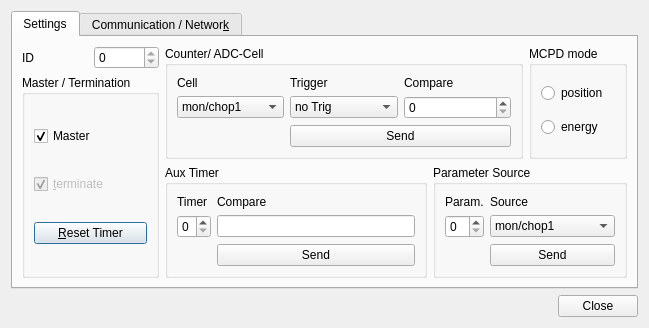
<?xml version="1.0" encoding="UTF-8"?>
<ui version="4.0">
 <class>MCPDSetup</class>
 <widget class="QDialog" name="MCPDSetup">
  <property name="geometry">
   <rect>
    <x>0</x>
    <y>0</y>
    <width>613</width>
    <height>321</height>
   </rect>
  </property>
  <property name="windowTitle">
   <string>MCPDSetup</string>
  </property>
  <layout class="QGridLayout" name="gridLayout_4">
   <item row="0" column="0">
    <widget class="QTabWidget" name="tabWidget">
     <property name="currentIndex">
      <number>0</number>
     </property>
     <widget class="QWidget" name="tab">
      <attribute name="title">
       <string>Settings</string>
      </attribute>
      <layout class="QGridLayout" name="gridLayout">
       <item row="0" column="0" rowspan="2">
        <layout class="QVBoxLayout" name="verticalLayout">
         <item>
          <layout class="QHBoxLayout" name="horizontalLayout">
           <item>
            <widget class="QLabel" name="textLabel1_5_2">
             <property name="text">
              <string>ID</string>
             </property>
             <property name="wordWrap">
              <bool>false</bool>
             </property>
            </widget>
           </item>
           <item>
            <widget class="MCPDSpinBox" name="mcpdId">
             <property name="enabled">
              <bool>true</bool>
             </property>
             <property name="toolTip">
              <string>MCPD-ID to address </string>
             </property>
             <property name="maximum">
              <number>0</number>
             </property>
            </widget>
           </item>
          </layout>
         </item>
         <item>
          <widget class="QGroupBox" name="groupBox30">
           <property name="toolTip">
            <string/>
           </property>
           <property name="title">
            <string>Master / Termination</string>
           </property>
           <layout class="QGridLayout" name="_8">
            <item row="0" column="0">
             <widget class="QCheckBox" name="master">
              <property name="text">
               <string>Master</string>
              </property>
              <property name="shortcut">
               <string/>
              </property>
              <property name="checked">
               <bool>true</bool>
              </property>
             </widget>
            </item>
            <item row="2" column="0">
             <widget class="QPushButton" name="resetTimer">
              <property name="toolTip">
               <string>reset master clock</string>
              </property>
              <property name="text">
               <string>&amp;Reset Timer</string>
              </property>
              <property name="shortcut">
               <string>Alt+R</string>
              </property>
             </widget>
            </item>
            <item row="1" column="0">
             <widget class="QCheckBox" name="terminate">
              <property name="enabled">
               <bool>false</bool>
              </property>
              <property name="text">
               <string>&amp;terminate</string>
              </property>
              <property name="shortcut">
               <string>Alt+T</string>
              </property>
              <property name="checked">
               <bool>true</bool>
              </property>
             </widget>
            </item>
           </layout>
          </widget>
         </item>
        </layout>
       </item>
       <item row="0" column="1" colspan="2">
        <widget class="QGroupBox" name="groupBox9">
         <property name="toolTip">
          <string/>
         </property>
         <property name="title">
          <string>Counter/ ADC-Cell</string>
         </property>
         <layout class="QGridLayout" name="_5">
          <item row="0" column="1">
           <widget class="QLabel" name="textLabel1_7_3">
            <property name="text">
             <string>Trigger</string>
            </property>
            <property name="wordWrap">
             <bool>false</bool>
            </property>
           </widget>
          </item>
          <item row="0" column="2">
           <widget class="QLabel" name="textLabel1_7_2">
            <property name="text">
             <string>Compare</string>
            </property>
            <property name="wordWrap">
             <bool>false</bool>
            </property>
           </widget>
          </item>
          <item row="2" column="1" colspan="2">
           <widget class="QPushButton" name="sendCellButton">
            <property name="toolTip">
             <string>send cell data</string>
            </property>
            <property name="text">
             <string>Send</string>
            </property>
           </widget>
          </item>
          <item row="0" column="0">
           <widget class="QLabel" name="textLabel1_7">
            <property name="text">
             <string>Cell</string>
            </property>
            <property name="wordWrap">
             <bool>false</bool>
            </property>
           </widget>
          </item>
          <item row="1" column="0" colspan="3">
           <layout class="QHBoxLayout" name="_6">
            <item>
             <widget class="QComboBox" name="cellSource">
              <property name="toolTip">
               <string>Select counter / ADC cell</string>
              </property>
              <item>
               <property name="text">
                <string>mon/chop1</string>
               </property>
              </item>
              <item>
               <property name="text">
                <string>mon/chop2</string>
               </property>
              </item>
              <item>
               <property name="text">
                <string>mon/chop3</string>
               </property>
              </item>
              <item>
               <property name="text">
                <string>mon/chop4</string>
               </property>
              </item>
              <item>
               <property name="text">
                <string>digInput1</string>
               </property>
              </item>
              <item>
               <property name="text">
                <string>digInput2</string>
               </property>
              </item>
              <item>
               <property name="text">
                <string>ADC1</string>
               </property>
              </item>
              <item>
               <property name="text">
                <string>ADC2</string>
               </property>
              </item>
             </widget>
            </item>
            <item>
             <widget class="QComboBox" name="cellTrigger">
              <property name="toolTip">
               <string>Select trigger for cell</string>
              </property>
              <item>
               <property name="text">
                <string>no Trig</string>
               </property>
              </item>
              <item>
               <property name="text">
                <string>auxTimer1</string>
               </property>
              </item>
              <item>
               <property name="text">
                <string>auxTimer2</string>
               </property>
              </item>
              <item>
               <property name="text">
                <string>auxTimer3</string>
               </property>
              </item>
              <item>
               <property name="text">
                <string>auxTimer4</string>
               </property>
              </item>
              <item>
               <property name="text">
                <string>digInput1</string>
               </property>
              </item>
              <item>
               <property name="text">
                <string>digInput2</string>
               </property>
              </item>
              <item>
               <property name="text">
                <string>compareReg</string>
               </property>
              </item>
             </widget>
            </item>
            <item>
             <widget class="QSpinBox" name="cellCompare">
              <property name="toolTip">
               <string>Define compare source for cell</string>
              </property>
              <property name="maximum">
               <number>22</number>
              </property>
             </widget>
            </item>
           </layout>
          </item>
         </layout>
        </widget>
       </item>
       <item row="0" column="3">
        <widget class="QGroupBox" name="mcpdModeGroup">
         <property name="title">
          <string>MCPD mode</string>
         </property>
         <layout class="QGridLayout" name="_3">
          <item row="0" column="0">
           <widget class="QRadioButton" name="radioButton23">
            <property name="text">
             <string>position</string>
            </property>
           </widget>
          </item>
          <item row="1" column="0">
           <widget class="QRadioButton" name="radioButton24">
            <property name="text">
             <string>energy</string>
            </property>
           </widget>
          </item>
         </layout>
        </widget>
       </item>
       <item row="1" column="1">
        <widget class="QGroupBox" name="groupBox9_2">
         <property name="toolTip">
          <string/>
         </property>
         <property name="title">
          <string>Aux Timer</string>
         </property>
         <layout class="QGridLayout" name="_4">
          <item row="0" column="0">
           <widget class="QLabel" name="textLabel1_7_4">
            <property name="text">
             <string>Timer</string>
            </property>
            <property name="wordWrap">
             <bool>false</bool>
            </property>
           </widget>
          </item>
          <item row="0" column="1">
           <widget class="QLabel" name="textLabel1_7_3_2">
            <property name="text">
             <string>Compare</string>
            </property>
            <property name="wordWrap">
             <bool>false</bool>
            </property>
           </widget>
          </item>
          <item row="1" column="0">
           <widget class="QSpinBox" name="timer">
            <property name="toolTip">
             <string>select timer number</string>
            </property>
            <property name="maximum">
             <number>3</number>
            </property>
           </widget>
          </item>
          <item row="1" column="1">
           <widget class="QLineEdit" name="compareAux">
            <property name="toolTip">
             <string>define compare value</string>
            </property>
           </widget>
          </item>
          <item row="2" column="1">
           <widget class="QPushButton" name="sendAux">
            <property name="toolTip">
             <string>send timer setting</string>
            </property>
            <property name="text">
             <string>Send</string>
            </property>
           </widget>
          </item>
         </layout>
        </widget>
       </item>
       <item row="1" column="2" colspan="2">
        <widget class="QGroupBox" name="groupBox9_2_2">
         <property name="toolTip">
          <string/>
         </property>
         <property name="title">
          <string>Parameter Source</string>
         </property>
         <layout class="QGridLayout" name="_2">
          <item row="0" column="1">
           <widget class="QLabel" name="textLabel1_7_4_2_2">
            <property name="text">
             <string>Source</string>
            </property>
            <property name="wordWrap">
             <bool>false</bool>
            </property>
           </widget>
          </item>
          <item row="0" column="0">
           <widget class="QLabel" name="textLabel1_7_4_2">
            <property name="text">
             <string>Param.</string>
            </property>
            <property name="wordWrap">
             <bool>false</bool>
            </property>
           </widget>
          </item>
          <item row="1" column="1">
           <widget class="QComboBox" name="paramSource">
            <property name="toolTip">
             <string>select parameter source</string>
            </property>
            <item>
             <property name="text">
              <string>mon/chop1</string>
             </property>
            </item>
            <item>
             <property name="text">
              <string>mon/chop2</string>
             </property>
            </item>
            <item>
             <property name="text">
              <string>mon/chop3</string>
             </property>
            </item>
            <item>
             <property name="text">
              <string>mon/chop4</string>
             </property>
            </item>
            <item>
             <property name="text">
              <string>digInput1</string>
             </property>
            </item>
            <item>
             <property name="text">
              <string>digInput2</string>
             </property>
            </item>
            <item>
             <property name="text">
              <string>ADC1,2, DigIn1,2</string>
             </property>
            </item>
            <item>
             <property name="text">
              <string>event counter</string>
             </property>
            </item>
            <item>
             <property name="text">
              <string>master clock</string>
             </property>
            </item>
           </widget>
          </item>
          <item row="1" column="0">
           <widget class="QSpinBox" name="param">
            <property name="toolTip">
             <string>select parameter number</string>
            </property>
            <property name="maximum">
             <number>3</number>
            </property>
           </widget>
          </item>
          <item row="2" column="1">
           <widget class="QPushButton" name="sendParam">
            <property name="toolTip">
             <string>send parameter settings for selected parameter</string>
            </property>
            <property name="text">
             <string>Send</string>
            </property>
           </widget>
          </item>
         </layout>
        </widget>
       </item>
      </layout>
     </widget>
     <widget class="QWidget" name="tab_2">
      <attribute name="title">
       <string>Communication / Networ&amp;k</string>
      </attribute>
      <layout class="QGridLayout" name="gridLayout_2">
       <item row="0" column="0">
        <widget class="QGroupBox" name="groupBox29">
         <property name="title">
          <string>MCPD-8 ID</string>
         </property>
         <layout class="QGridLayout" name="_7">
          <item row="0" column="0">
           <widget class="MCPDSpinBox" name="deviceId">
            <property name="maximum">
             <number>255</number>
            </property>
           </widget>
          </item>
          <item row="1" column="0">
           <widget class="QPushButton" name="setID">
            <property name="text">
             <string>set ID</string>
            </property>
           </widget>
          </item>
         </layout>
        </widget>
       </item>
       <item row="0" column="1">
        <widget class="QGroupBox" name="groupBox6">
         <property name="title">
          <string>IP / UDP settings</string>
         </property>
         <layout class="QGridLayout" name="gridLayout_3">
          <item row="2" column="0">
           <widget class="QLabel" name="textLabel1_3_2">
            <property name="text">
             <string>&lt;b&gt;Data pc&lt;/b&gt;</string>
            </property>
            <property name="wordWrap">
             <bool>false</bool>
            </property>
           </widget>
          </item>
          <item row="1" column="0">
           <widget class="QLabel" name="textLabel1_3_2_2">
            <property name="text">
             <string>&lt;b&gt;MCPD-8&lt;/b&gt;</string>
            </property>
            <property name="wordWrap">
             <bool>false</bool>
            </property>
           </widget>
          </item>
          <item row="3" column="0">
           <widget class="QLabel" name="textLabel1_3_2_2_2">
            <property name="text">
             <string>&lt;b&gt;Cmd pc&lt;/b&gt;</string>
            </property>
            <property name="wordWrap">
             <bool>false</bool>
            </property>
           </widget>
          </item>
          <item row="0" column="2">
           <widget class="QLabel" name="textLabel1_3_3_2_2">
            <property name="text">
             <string>ip address</string>
            </property>
            <property name="wordWrap">
             <bool>false</bool>
            </property>
           </widget>
          </item>
          <item row="2" column="3">
           <widget class="QSpinBox" name="dataUdpPort">
            <property name="maximum">
             <number>65535</number>
            </property>
            <property name="value">
             <number>0</number>
            </property>
           </widget>
          </item>
          <item row="3" column="3">
           <widget class="QSpinBox" name="cmdUdpPort">
            <property name="maximum">
             <number>65535</number>
            </property>
            <property name="value">
             <number>0</number>
            </property>
           </widget>
          </item>
          <item row="0" column="3">
           <widget class="QLabel" name="textLabel1_3_3_2">
            <property name="text">
             <string>udp port</string>
            </property>
            <property name="wordWrap">
             <bool>false</bool>
            </property>
           </widget>
          </item>
          <item row="2" column="1">
           <widget class="QCheckBox" name="dataThisPc">
            <property name="text">
             <string>this pc</string>
            </property>
            <property name="checked">
             <bool>true</bool>
            </property>
           </widget>
          </item>
          <item row="3" column="1">
           <widget class="QCheckBox" name="cmdThisPc">
            <property name="text">
             <string>this pc</string>
            </property>
            <property name="checked">
             <bool>true</bool>
            </property>
           </widget>
          </item>
          <item row="1" column="1">
           <widget class="QCheckBox" name="modifyIp">
            <property name="text">
             <string>modify</string>
            </property>
            <property name="checked">
             <bool>false</bool>
            </property>
           </widget>
          </item>
          <item row="4" column="0" colspan="2">
           <widget class="QPushButton" name="setIP">
            <property name="text">
             <string>set &amp;comm
parameters</string>
            </property>
            <property name="shortcut">
             <string>Alt+C</string>
            </property>
           </widget>
          </item>
          <item row="1" column="2">
           <widget class="IPAddressWidget" name="mcpdIPAddress">
            <property name="inputMask">
             <string>000.000.000.000;0</string>
            </property>
            <property name="text">
             <string>192.168.168.121</string>
            </property>
           </widget>
          </item>
          <item row="2" column="2">
           <widget class="IPAddressWidget" name="dataIPAddress">
            <property name="inputMask">
             <string>000.000.000.000;0</string>
            </property>
            <property name="text">
             <string>192.168.168.5</string>
            </property>
           </widget>
          </item>
          <item row="3" column="2">
           <widget class="IPAddressWidget" name="cmdIPAddress">
            <property name="inputMask">
             <string>000.000.000.000;0</string>
            </property>
            <property name="text">
             <string>192.168.168.5</string>
            </property>
           </widget>
          </item>
         </layout>
        </widget>
       </item>
      </layout>
     </widget>
    </widget>
   </item>
   <item row="1" column="0">
    <widget class="QDialogButtonBox" name="buttonBox">
     <property name="orientation">
      <enum>Qt::Horizontal</enum>
     </property>
     <property name="standardButtons">
      <set>QDialogButtonBox::Close</set>
     </property>
     <property name="centerButtons">
      <bool>false</bool>
     </property>
    </widget>
   </item>
  </layout>
 </widget>
 <customwidgets>
  <customwidget>
   <class>MCPDSpinBox</class>
   <extends>QSpinBox</extends>
   <header>MCPDSpinBox.h</header>
  </customwidget>
  <customwidget>
   <class>IPAddressWidget</class>
   <extends>QLineEdit</extends>
   <header>ipaddresswidget.h</header>
  </customwidget>
 </customwidgets>
 <resources/>
 <connections>
  <connection>
   <sender>master</sender>
   <signal>toggled(bool)</signal>
   <receiver>terminate</receiver>
   <slot>setChecked(bool)</slot>
   <hints>
    <hint type="sourcelabel">
     <x>345</x>
     <y>783</y>
    </hint>
    <hint type="destinationlabel">
     <x>345</x>
     <y>813</y>
    </hint>
   </hints>
  </connection>
  <connection>
   <sender>master</sender>
   <signal>toggled(bool)</signal>
   <receiver>resetTimer</receiver>
   <slot>setEnabled(bool)</slot>
   <hints>
    <hint type="sourcelabel">
     <x>345</x>
     <y>783</y>
    </hint>
    <hint type="destinationlabel">
     <x>345</x>
     <y>855</y>
    </hint>
   </hints>
  </connection>
  <connection>
   <sender>master</sender>
   <signal>toggled(bool)</signal>
   <receiver>terminate</receiver>
   <slot>setDisabled(bool)</slot>
   <hints>
    <hint type="sourcelabel">
     <x>345</x>
     <y>783</y>
    </hint>
    <hint type="destinationlabel">
     <x>345</x>
     <y>813</y>
    </hint>
   </hints>
  </connection>
  <connection>
   <sender>master</sender>
   <signal>toggled(bool)</signal>
   <receiver>MCPDSetup</receiver>
   <slot>setTimingSlot()</slot>
   <hints>
    <hint type="sourcelabel">
     <x>345</x>
     <y>783</y>
    </hint>
    <hint type="destinationlabel">
     <x>20</x>
     <y>20</y>
    </hint>
   </hints>
  </connection>
  <connection>
   <sender>resetTimer</sender>
   <signal>clicked()</signal>
   <receiver>MCPDSetup</receiver>
   <slot>resetTimerSlot()</slot>
   <hints>
    <hint type="sourcelabel">
     <x>345</x>
     <y>855</y>
    </hint>
    <hint type="destinationlabel">
     <x>20</x>
     <y>20</y>
    </hint>
   </hints>
  </connection>
  <connection>
   <sender>sendAux</sender>
   <signal>clicked()</signal>
   <receiver>MCPDSetup</receiver>
   <slot>sendAuxSlot()</slot>
   <hints>
    <hint type="sourcelabel">
     <x>548</x>
     <y>857</y>
    </hint>
    <hint type="destinationlabel">
     <x>20</x>
     <y>20</y>
    </hint>
   </hints>
  </connection>
  <connection>
   <sender>sendCellButton</sender>
   <signal>clicked()</signal>
   <receiver>MCPDSetup</receiver>
   <slot>sendCellSlot()</slot>
   <hints>
    <hint type="sourcelabel">
     <x>611</x>
     <y>718</y>
    </hint>
    <hint type="destinationlabel">
     <x>20</x>
     <y>20</y>
    </hint>
   </hints>
  </connection>
  <connection>
   <sender>sendParam</sender>
   <signal>clicked()</signal>
   <receiver>MCPDSetup</receiver>
   <slot>sendParamSlot()</slot>
   <hints>
    <hint type="sourcelabel">
     <x>829</x>
     <y>857</y>
    </hint>
    <hint type="destinationlabel">
     <x>20</x>
     <y>20</y>
    </hint>
   </hints>
  </connection>
  <connection>
   <sender>setID</sender>
   <signal>clicked()</signal>
   <receiver>MCPDSetup</receiver>
   <slot>setMcpdIdSlot()</slot>
   <hints>
    <hint type="sourcelabel">
     <x>460</x>
     <y>683</y>
    </hint>
    <hint type="destinationlabel">
     <x>20</x>
     <y>20</y>
    </hint>
   </hints>
  </connection>
  <connection>
   <sender>setIP</sender>
   <signal>clicked()</signal>
   <receiver>MCPDSetup</receiver>
   <slot>setIpUdpSlot()</slot>
   <hints>
    <hint type="sourcelabel">
     <x>593</x>
     <y>774</y>
    </hint>
    <hint type="destinationlabel">
     <x>20</x>
     <y>20</y>
    </hint>
   </hints>
  </connection>
  <connection>
   <sender>terminate</sender>
   <signal>toggled(bool)</signal>
   <receiver>MCPDSetup</receiver>
   <slot>setTimingSlot()</slot>
   <hints>
    <hint type="sourcelabel">
     <x>345</x>
     <y>813</y>
    </hint>
    <hint type="destinationlabel">
     <x>20</x>
     <y>20</y>
    </hint>
   </hints>
  </connection>
  <connection>
   <sender>buttonBox</sender>
   <signal>clicked(QAbstractButton*)</signal>
   <receiver>MCPDSetup</receiver>
   <slot>close()</slot>
   <hints>
    <hint type="sourcelabel">
     <x>306</x>
     <y>298</y>
    </hint>
    <hint type="destinationlabel">
     <x>306</x>
     <y>160</y>
    </hint>
   </hints>
  </connection>
  <connection>
   <sender>param</sender>
   <signal>valueChanged(int)</signal>
   <receiver>MCPDSetup</receiver>
   <slot>displayParameterSlot(int)</slot>
   <hints>
    <hint type="sourcelabel">
     <x>773</x>
     <y>823</y>
    </hint>
    <hint type="destinationlabel">
     <x>20</x>
     <y>20</y>
    </hint>
   </hints>
  </connection>
  <connection>
   <sender>cellSource</sender>
   <signal>activated(int)</signal>
   <receiver>MCPDSetup</receiver>
   <slot>displayCounterCellSlot(int)</slot>
   <hints>
    <hint type="sourcelabel">
     <x>442</x>
     <y>681</y>
    </hint>
    <hint type="destinationlabel">
     <x>20</x>
     <y>20</y>
    </hint>
   </hints>
  </connection>
  <connection>
   <sender>mcpdId</sender>
   <signal>valueChanged(int)</signal>
   <receiver>MCPDSetup</receiver>
   <slot>displayMCPDSlot(int)</slot>
   <hints>
    <hint type="sourcelabel">
     <x>355</x>
     <y>654</y>
    </hint>
    <hint type="destinationlabel">
     <x>20</x>
     <y>20</y>
    </hint>
   </hints>
  </connection>
  <connection>
   <sender>timer</sender>
   <signal>valueChanged(int)</signal>
   <receiver>MCPDSetup</receiver>
   <slot>displayAuxTimerSlot(int)</slot>
   <hints>
    <hint type="sourcelabel">
     <x>436</x>
     <y>823</y>
    </hint>
    <hint type="destinationlabel">
     <x>20</x>
     <y>20</y>
    </hint>
   </hints>
  </connection>
  <connection>
   <sender>tabWidget</sender>
   <signal>selected(QString)</signal>
   <receiver>MCPDSetup</receiver>
   <slot>displayMCPDSlot()</slot>
   <hints>
    <hint type="sourcelabel">
     <x>449</x>
     <y>571</y>
    </hint>
    <hint type="destinationlabel">
     <x>20</x>
     <y>20</y>
    </hint>
   </hints>
  </connection>
 </connections>
 <slots>
  <slot>sendAuxSlot()</slot>
  <slot>resetTimerSlot()</slot>
  <slot>setTimingSlot()</slot>
  <slot>sendCellSlot()</slot>
  <slot>sendParamSlot()</slot>
  <slot>setMcpdIdSlot()</slot>
  <slot>setIpUdpSlot()</slot>
  <slot>displayMCPDSlot(int)</slot>
  <slot>displayParameterSlot(int)</slot>
  <slot>displayAuxTimerSlot(int)</slot>
  <slot>displayCounterCellSlot(int)</slot>
  <slot></slot>
 </slots>
</ui>
